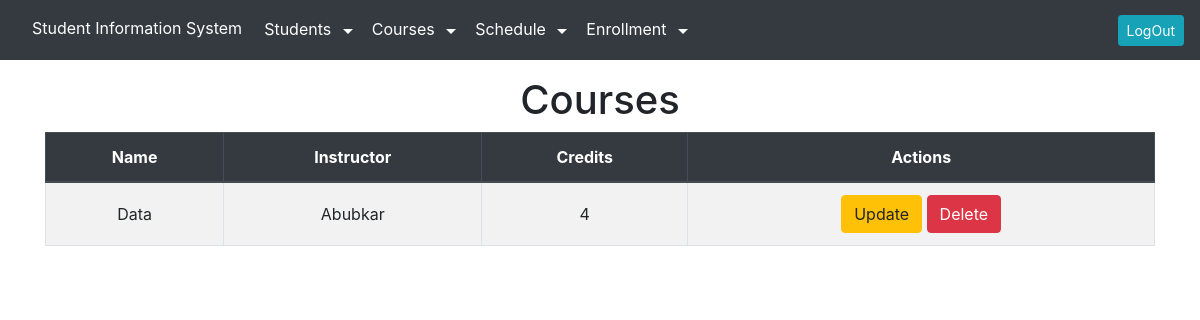
Before: /courselist/ (signed in) with the older database file.
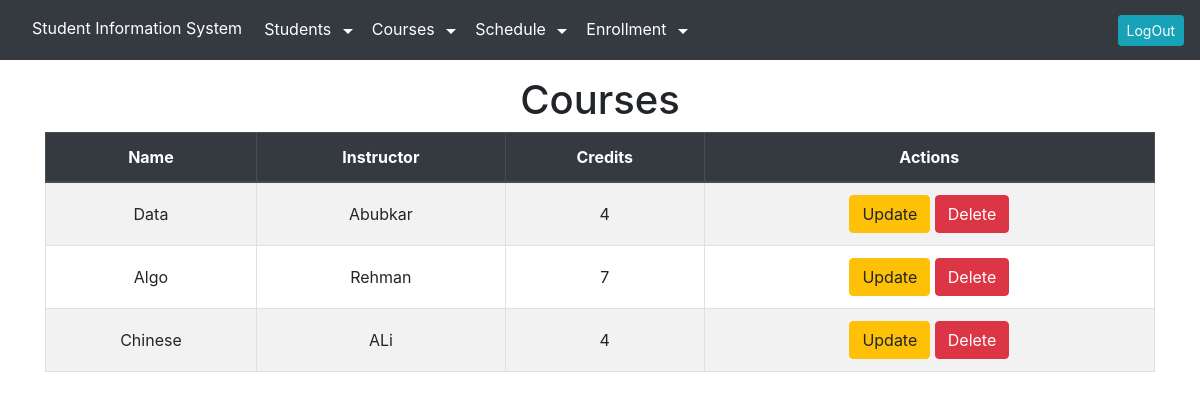
After: the same page with the newer database file.
### sis_app/models.py (models this page shows, shortened)
class Course(models.Model):
    id = models.AutoField(primary_key=True)
    name = models.CharField(max_length=100)
    instructor = models.CharField(max_length=100)
    credits = models.IntegerField()

### sis_app/views.py (the view)
# urls.py: path('courselist/', views.course_read_view, name='course_list'),
@login_required
def course_read_view(request):
    courses = Course.objects.all()
    return render(request, 'course_list.html', {'courses': courses})

### sis_app/templates/course_list.html (shortened to what this page needs)
{% extends "layout.html" %}
{% block content %}
<h1 class="text-center">Courses</h1>
<table class="table table-bordered table-striped text-center">
    <thead class="thead-dark">
        <tr>
            <th>Name</th>
            <th>Instructor</th>
            <th>Credits</th>
            <th>Actions</th>
        </tr>
    </thead>
    <tbody>
        {% for course in courses %}
        <tr>
            <td>{{course.name}}</td>
            <td>{{course.instructor}}</td>
            <td>{{course.credits}}</td>
            <td>
                <a href="{%url 'course_update' course.id%}" class="btn btn-warning">Update</a>
                <a href="{%url 'course_delete' course.id%}" class="btn btn-danger">Delete</a>
            </td>
        </tr>
        {% endfor %}
    </tbody>
</table>
{% endblock %}

Changed rows visible on the page:
added Course: name "Algo", instructor "Rehman", credits "7"
added Course: name "Chinese", instructor "ALi", credits "4"
